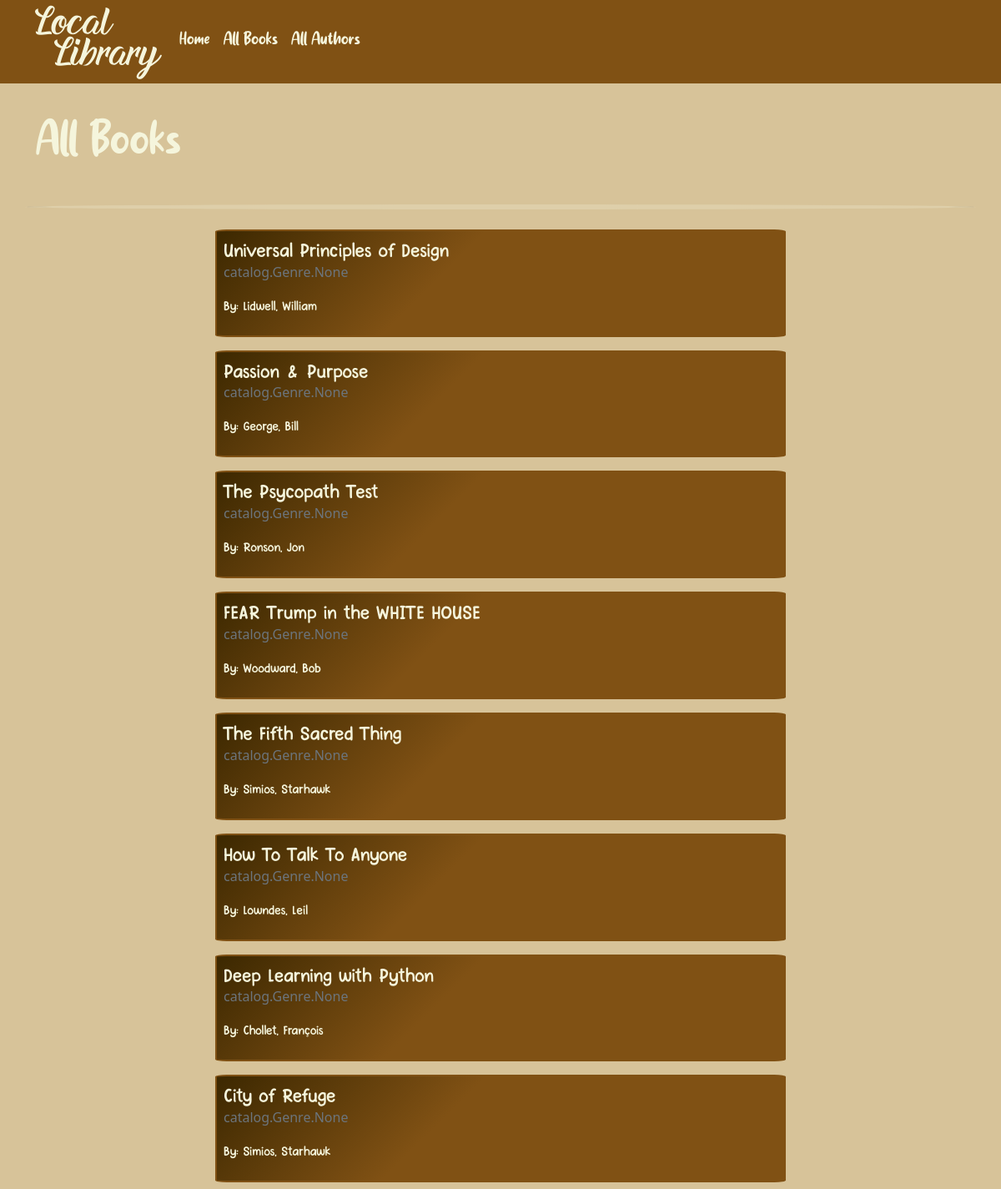
/catalog/books/, run on the app's committed database.
### catalog/models.py (models this page shows, shortened)
class Book(models.Model):
    title = models.CharField(max_length=150)
    author = models.ForeignKey('Author', on_delete=models.SET_NULL, null=True)
    summary = models.TextField(null=False, help_text="Enter a description of the book")
    isbn = models.CharField('ISBN',max_length=13, unique=True, help_text='13 Character <a href="https://www.isbn-international.org/content/what-isbn">ISBN number</a>')
    genre = models.ManyToManyField(Genre, help_text="Select a genre for this book")
    def display_genre(self):
        """Create a string for the Genre. This is required to display genre in Admin."""
        return ', '.join(genre.name for genre in self.genre.all()[:3])
    display_genre.short_description = 'Genre'

class Author(models.Model):
    first_name = models.CharField(max_length=100)
    last_name = models.CharField(max_length=100)
    date_of_birth = models.DateField(null=True, blank=True)
    date_of_death = models.DateField('Died', null=True, blank=True)
    class Meta:
        ordering = ['last_name', 'first_name']
    def __str__(self):
        return f'{self.last_name}, {self.first_name}'

### catalog/views.py (the view)
# urls.py: path('books/', views.BookListView.as_view(), name="books")
class BookListView(generic.ListView):
    model = Book

### catalog/templates/catalog/book_list.html (shortened to what this page needs)
{% extends 'base.html' %}
{% block content %}
<h1 class="heading">All Books</h1>
<hr class="divider-1">
{% if book_list %}
    {% for book in book_list %}
        <div class="outer">
            <div class="col-12 book-card my-2 p-2">
                <h4 class="service-name"><a href="" class="book-title">{{ book.title }}</a></h4>
                <p class="text-muted">{{book.genre}}</p>
                <p class="hero-p">By: {{book.author}}</p>
            </div>
        </div>
    {% endfor %}
{% endif %}
{% endblock %}

### catalog/static/css/styles.css (style rules this page uses)
a { text-decoration: none; }
body { background-color: rgba(155, 106, 0, 0.4); }
.heading { margin : 3% 0; font-family: 'Creamy', 'sans-serif'; font-size: 4em; color: beige; }
p.hero-p { font-family: 'PinkChickenRegular', 'cursive'; color: beige; }
.service-name { font-family: 'PinkChickenRegular', 'cursive'; color: rgb(201, 201, 201); margin : 0; }
.divider-1 { border: 3px solid beige; border-radius: 50%; }
.book-card { background: rgb(128,81,20); background: linear-gradient(315deg, rgba(128,81,20,1) 60%, rgba(62,41,1,1) 99%); border: 2px solid rgb(128, 81, 20); border-radius: 2%; }
.book-title { color: beige; }
.outer { padding: 0 20%; }

### data on the page
Book: title "Universal Principles of Design", genre "catalog.Genre.None", author "Lidwell, William"
Book: title "Passion & Purpose", genre "catalog.Genre.None", author "George, Bill"
Book: title "The Psycopath Test", genre "catalog.Genre.None", author "Ronson, Jon"
Book: title "FEAR Trump in the WHITE HOUSE", genre "catalog.Genre.None", author "Woodward, Bob"
Book: title "The Fifth Sacred Thing", genre "catalog.Genre.None", author "Simios, Starhawk"
Book: title "How To Talk To Anyone", genre "catalog.Genre.None", author "Lowndes, Leil"
Book: title "Deep Learning with Python", genre "catalog.Genre.None", author "Chollet, François"
Book: title "City of Refuge", genre "catalog.Genre.None", author "Simios, Starhawk"
